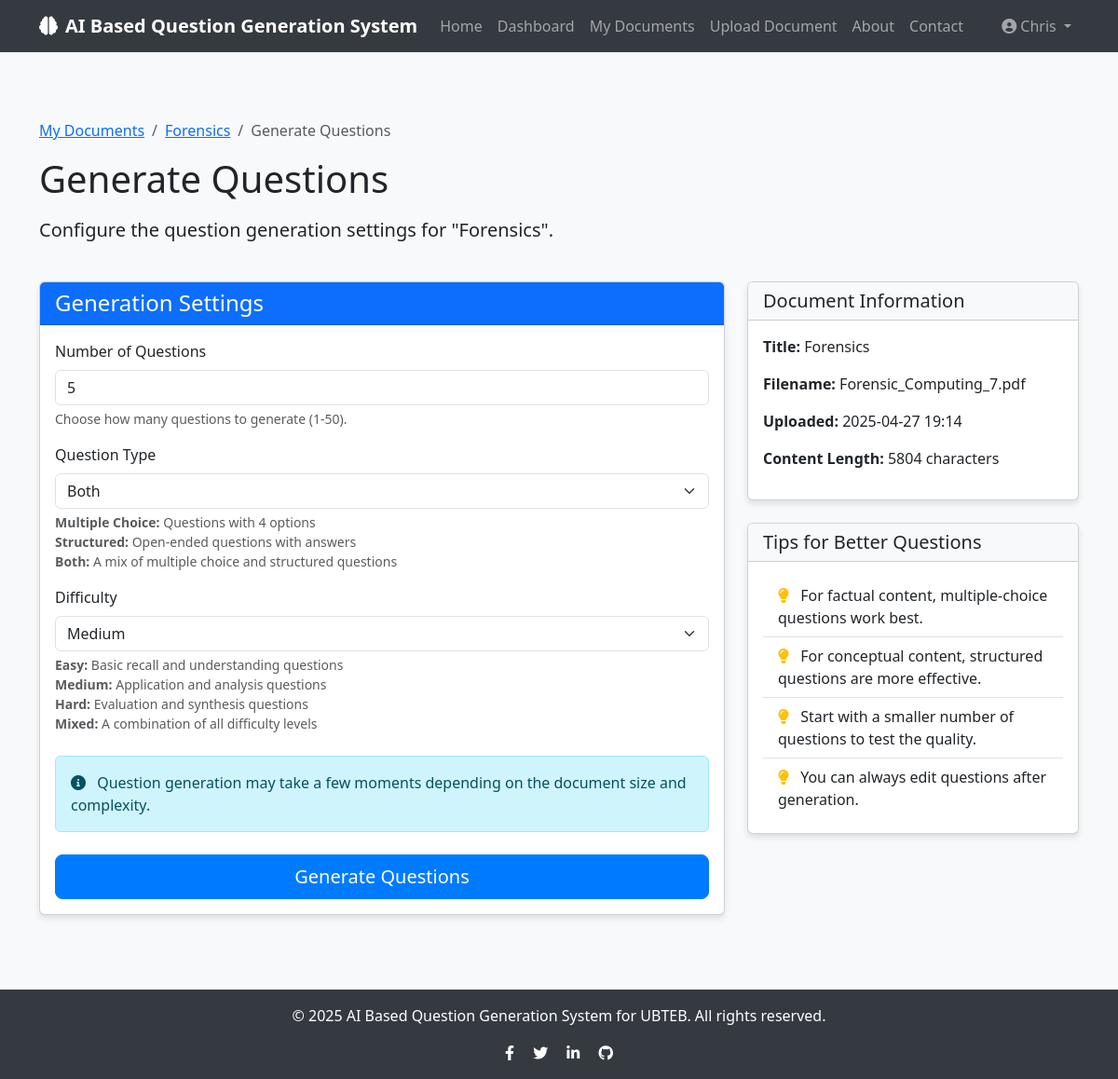
/documents/2/generate (signed in), run on the app's committed database.
### app/models/user.py (models this page shows, shortened)
class User(db.Model, UserMixin):
    __tablename__ = 'users'
    id = db.Column(db.Integer, primary_key=True)
    username = db.Column(db.String(50), unique=True, nullable=False)
    email = db.Column(db.String(120), unique=True, nullable=False)
    password = db.Column(db.String(60), nullable=False)
    created_at = db.Column(db.DateTime, default=datetime.utcnow)
    documents = db.relationship('Document', backref='author', lazy=True,
                               foreign_keys='Document.user_id', cascade="all, delete-orphan")
    questions = db.relationship('Question', backref='author', lazy=True, cascade="all, delete-orphan")
    courses = db.relationship('Course', backref='user', lazy=True, cascade="all, delete-orphan")
    chats = db.relationship('Chat', backref='user', lazy=True, cascade="all, delete-orphan")

### app/models/document.py (models this page shows, shortened)
class Document(db.Model):
    __tablename__ = 'documents'  # Make sure this is plural
    id = db.Column(db.Integer, primary_key=True)
    title = db.Column(db.String(100), nullable=False)
    filename = db.Column(db.String(100), nullable=False)
    file_path = db.Column(db.String(255), nullable=False)
    content = db.Column(db.Text, nullable=False)
    document_type = db.Column(db.String(20), nullable=False, default='note')  # 'note' or 'paper'
    created_at = db.Column(db.DateTime, default=datetime.utcnow)
    updated_at = db.Column(db.DateTime, default=datetime.utcnow, onupdate=datetime.utcnow)
    user_id = db.Column(db.Integer, db.ForeignKey('users.id'), nullable=False)
    course_id = db.Column(db.Integer, db.ForeignKey('courses.id'), nullable=True)

### app/routes/questions.py (the view, shortened to what this page needs)
@questions.route('/documents/<int:document_id>/generate', methods=['GET', 'POST'])
@login_required
def generate_questions_form(document_id):
    document = Document.query.get_or_404(document_id)
    if document.user_id != current_user.id:
        flash('Access denied. This resource does not belong to you.', 'danger')
        return redirect(url_for('questions.list_documents'))
    form = QuestionGeneratorForm()
    try:
        from app.utils.gemini_validator import test_gemini_connection
        gemini_available = test_gemini_connection()
    except:
        gemini_available = False
    return render_template('questions/generate.html', form=form, document=document)

### app/forms/question_forms.py
class QuestionGeneratorForm(FlaskForm):
    num_questions = IntegerField('Number of Questions',
                                validators=[DataRequired(), NumberRange(min=1, max=20)],
                                default=5)
    question_type = SelectField('Question Type',
                               choices=[
                                   ('multiple_choice', 'Multiple Choice'),
                                   ('structured', 'Short Answer'),
                                   ('both', 'Both')
                               ],
                               default='both')
    difficulty = SelectField('Difficulty',
                            choices=[
                                ('easy', 'Easy'),
                                ('medium', 'Medium'),
                                ('hard', 'Hard')
                            ],
                            default='medium')
    submit = SubmitField('Generate Questions')

### app/models/user.py (called while the page is built)
@login_manager.user_loader
def load_user(user_id):
    return User.query.get(int(user_id))

### app/utils/gemini_validator.py (called while the page is built, shortened)
def test_gemini_connection(timeout=3):
    print("Testing Gemini connection")
    if not HAS_GEMINI or not API_KEY:
        print("Gemini not available: missing modules or API key")
        return False

### app/templates/questions/generate.html (shortened to what this page needs)
{% extends "base.html" %}
{% block content %}
<div class="container py-5">
    <div class="row mb-4">
        <div class="col-md-12">
            <nav aria-label="breadcrumb">
                <ol class="breadcrumb">
                    <li class="breadcrumb-item"><a href="{{ url_for('questions.list_documents') }}">My Documents</a></li>
                    <li class="breadcrumb-item"><a href="{{ url_for('questions.view_document', document_id=document.id) }}">{{ document.title }}</a></li>
                    <li class="breadcrumb-item active" aria-current="page">Generate Questions</li>
                </ol>
            </nav>
            <h1 class="mb-3">Generate Questions</h1>
            <p class="lead">Configure the question generation settings for "{{ document.title }}".</p>
        </div>
    </div>
    <div class="row">
        <div class="col-md-8">
            <div class="card">
                <div class="card-header bg-primary text-white">
                    <h4 class="mb-0">Generation Settings</h4>
                </div>
                <div class="card-body">
                    <form method="POST" action="">
                        <div class="mb-3">
                            {{ form.num_questions.label(class="form-label") }}
                            {% if form.num_questions.errors %}
                                {{ form.num_questions(class="form-control is-invalid") }}
                                <div class="invalid-feedback">
                                    {% for error in form.num_questions.errors %}
                                        <span>{{ error }}</span>
                                    {% endfor %}
                                </div>
                            {% else %}
                                {{ form.num_questions(class="form-control") }}
                            {% endif %}
                            <div class="form-text">Choose how many questions to generate (1-50).</div>
                        </div>
                        <div class="mb-3">
                            {{ form.question_type.label(class="form-label") }}
                            {% if form.question_type.errors %}
                                {{ form.question_type(class="form-select is-invalid") }}
                                <div class="invalid-feedback">
                                    {% for error in form.question_type.errors %}
                                        <span>{{ error }}</span>
                                    {% endfor %}
                                </div>
                            {% else %}
                                {{ form.question_type(class="form-select") }}
                            {% endif %}
                            <div class="form-text">
                                <strong>Multiple Choice:</strong> Questions with 4 options<br>
                                <strong>Structured:</strong> Open-ended questions with answers<br>
                                <strong>Both:</strong> A mix of multiple choice and structured questions
                            </div>
                        </div>
                        <div class="mb-4">
                            {{ form.difficulty.label(class="form-label") }}
                            {% if form.difficulty.errors %}
                                {{ form.difficulty(class="form-select is-invalid") }}
                                <div class="invalid-feedback">
                                    {% for error in form.difficulty.errors %}
                                        <span>{{ error }}</span>
                                    {% endfor %}
                                </div>
                            {% else %}
                                {{ form.difficulty(class="form-select") }}
                            {% endif %}
                            <div class="form-text">
                                <strong>Easy:</strong> Basic recall and understanding questions<br>
                                <strong>Medium:</strong> Application and analysis questions<br>
                                <strong>Hard:</strong> Evaluation and synthesis questions<br>
                                <strong>Mixed:</strong> A combination of all difficulty levels
                            </div>
                        </div>
                        <div class="alert alert-info mb-4">
                            <i class="fas fa-info-circle me-2"></i>
                            Question generation may take a few moments depending on the document size and complexity.
                        </div>
                        <div class="d-grid gap-2">
                            {{ form.submit(class="btn btn-primary btn-lg") }}
                        </div>
                    </form>
                </div>
            </div>
        </div>
        <div class="col-md-4">
            <div class="card mb-4">
                <div class="card-header bg-light">
                    <h5 class="mb-0">Document Information</h5>
                </div>
                <div class="card-body">
                    <p><strong>Title:</strong> {{ document.title }}</p>
                    <p><strong>Filename:</strong> {{ document.filename }}</p>
                    <p><strong>Uploaded:</strong> {{ document.created_at.strftime('%Y-%m-%d %H:%M') }}</p>
                    <p><strong>Content Length:</strong> {{ document.content|length }} characters</p>
                </div>
            </div>
            <div class="card">
                <div class="card-header bg-light">
                    <h5 class="mb-0">Tips for Better Questions</h5>
                </div>
                <div class="card-body">
                    <ul class="list-group list-group-flush">
                        <li class="list-group-item">
                            <i class="fas fa-lightbulb text-warning me-2"></i>
                            For factual content, multiple-choice questions work best.
                        </li>
                        <li class="list-group-item">
                            <i class="fas fa-lightbulb text-warning me-2"></i>
                            For conceptual content, structured questions are more effective.
                        </li>
                        <li class="list-group-item">
                            <i class="fas fa-lightbulb text-warning me-2"></i>
                            Start with a smaller number of questions to test the quality.
                        </li>
                        <li class="list-group-item">
                            <i class="fas fa-lightbulb text-warning me-2"></i>
                            You can always edit questions after generation.
                        </li>
                    </ul>
                </div>
            </div>
        </div>
    </div>
</div>
{% endblock %}

### app/templates/base.html (shortened to what this page needs)
<!DOCTYPE html>
<html lang="en">
<head>
    <link href="https://cdn.jsdelivr.net/npm/bootstrap@5.3.0/dist/css/bootstrap.min.css" rel="stylesheet">
    <link rel="stylesheet" href="https://cdnjs.cloudflare.com/ajax/libs/font-awesome/6.0.0/css/all.min.css">
</head>
<body>
    <nav class="navbar navbar-expand-lg navbar-dark mb-4">
        <div class="container">
            <a class="navbar-brand" href="{{ url_for('main.index') }}">
                <i class="fas fa-brain me-2"></i>AI Based Question Generation System
            </a>
            <div class="collapse navbar-collapse" id="navbarNav">
                <ul class="navbar-nav me-auto">
                    <li class="nav-item">
                        <a class="nav-link" href="{{ url_for('main.index') }}">Home</a>
                    </li>
                    {% if current_user.is_authenticated %}
                    <li class="nav-item">
                        <a class="nav-link" href="{{ url_for('main.dashboard') }}">Dashboard</a>
                    </li>
                    <li class="nav-item">
                        <a class="nav-link" href="{{ url_for('questions.list_documents') }}">My Documents</a>
                    </li>
                    <li class="nav-item">
                        <a class="nav-link" href="{{ url_for('questions.upload_document') }}">Upload Document</a>
                    </li>
                    {% endif %}
                    <li class="nav-item">
                        <a class="nav-link" href="{{ url_for('main.about') }}">About</a>
                    </li>
                    <li class="nav-item">
                        <a class="nav-link" href="{{ url_for('main.contact') }}">Contact</a>
                    </li>
                </ul>
                <ul class="navbar-nav">
                    {% if current_user.is_authenticated %}
                    <li class="nav-item dropdown">
                        <a class="nav-link dropdown-toggle" href="#" id="navbarDropdown" role="button" data-bs-toggle="dropdown" aria-expanded="false">
                            <i class="fas fa-user-circle me-1"></i>{{ current_user.username }}
                        </a>
                    </li>
                    {% endif %}
                </ul>
            </div>
        </div>
    </nav>
    <div class="content">
        {% block content %}{% endblock %}
    </div>
    <footer class="footer text-center">
        <div class="container">
            <div class="row">
                <div class="col-md-12">
                    <p>&copy; 2025 AI Based Question Generation System for UBTEB. All rights reserved.</p>
                    <div class="social-icons">
                        <a href="#" class="text-white me-3"><i class="fab fa-facebook-f"></i></a>
                        <a href="#" class="text-white me-3"><i class="fab fa-twitter"></i></a>
                        <a href="#" class="text-white me-3"><i class="fab fa-linkedin-in"></i></a>
                        <a href="#" class="text-white"><i class="fab fa-github"></i></a>
                    </div>
                </div>
            </div>
        </div>
    </footer>
</body>
</html>

### app/templates/base.html (style rules this page uses)
body { min-height: 100vh; display: flex; flex-direction: column; background-color: #f8f9fa; }
.content { flex: 1; }
.navbar { background-color: #343a40; }
.navbar-brand { font-weight: bold; color: #ffffff; }
.footer { background-color: #343a40; color: #ffffff; padding: 1rem 0; margin-top: 2rem; }
.card { box-shadow: 0 4px 6px rgba(0, 0, 0, 0.1); transition: all 0.3s ease; }
.btn-primary { background-color: #007bff; border-color: #007bff; }

### data on the page
User: username "Chris"
Document: title "Forensics", filename "Forensic_Computing_7.pdf", created_at "2025-04-27 19:14"

### other printed values
{{ document.content|length }} "5804"
